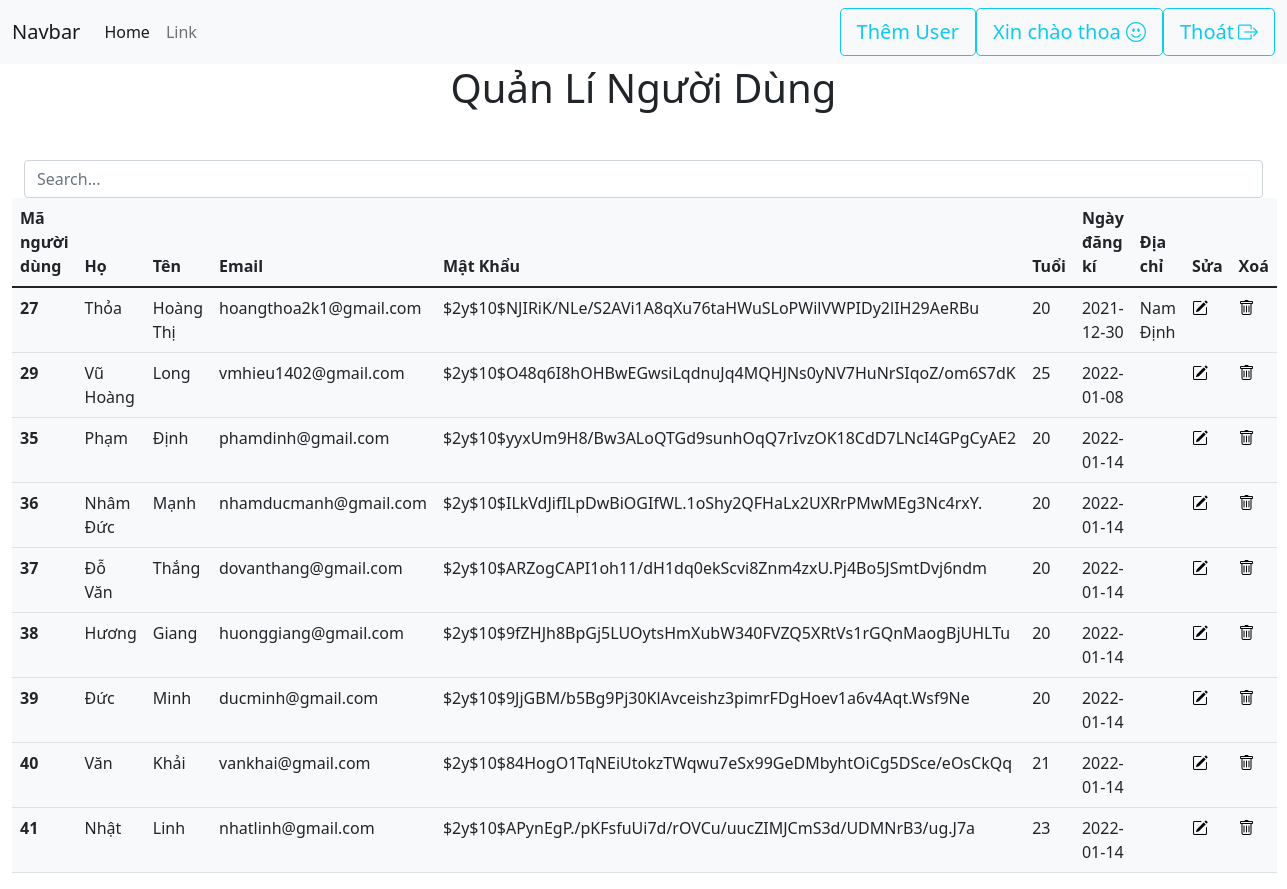
Screenshot of /admins/users.php (signed in) with the database file from the repository.
### tables this page shows
CREATE TABLE `users` (
  `users_id` int(11) NOT NULL,
  `first_name` varchar(40) NOT NULL,
  `last_name` varchar(40) NOT NULL,
  `email` varchar(40) NOT NULL,
  `password` varchar(400) NOT NULL,
  `age` int(11) DEFAULT NULL,
  `registation_date` date DEFAULT current_timestamp(),
  `address` varchar(50) DEFAULT NULL,
  `users_describe` varchar(200) DEFAULT NULL
);

### admins/users.php (the view, shortened to what this page needs)
<!DOCTYPE html>
<html lang="en">
<head>
  <link href="https://cdn.jsdelivr.net/npm/bootstrap@5.1.3/dist/css/bootstrap.min.css" rel="stylesheet">
  <link rel="stylesheet" href="../assets/css/users.css">
  <link rel="stylesheet" href="https://cdn.jsdelivr.net/npm/bootstrap-icons@1.7.2/font/bootstrap-icons.css">
  <link rel="stylesheet" href="https://cdn.jsdelivr.net/npm/bootstrap-icons@1.7.2/font/bootstrap-icons.css">
</head>
<body>
  <div class="header">
    <nav class="navbar navbar-expand-lg navbar-light bg-light">
      <div class="container-fluid">
        <a class="navbar-brand" href="#">Navbar</a>
        <div class="collapse navbar-collapse" id="navbarSupportedContent">
          <ul class="navbar-nav me-auto mb-2 mb-lg-0">
            <li class="nav-item">
              <a class="nav-link active" aria-current="page" href="#">Home</a>
            </li>
            <li class="nav-item">
              <a class="nav-link" href="#">Link</a>
            </li>
          </ul>
          <a href="add_users.php" class="btn btn-lg btn-outline-info">Thêm User</a>
          <a type="button" class="btn btn-lg btn-outline-info">Xin chào <?php echo  $_SESSION['AdminLogin']; ?>
            <i class="bi bi-emoji-smile"></i></a>
          <a type="button" href="adminLogout.php" class="nav-item btn btn-lg btn-outline-info">Thoát<i class="bi bi-box-arrow-right ms-1"></i></a>
        </div>
      </div>
    </nav>
  </div>
  <div id="background" class="container-fluid">
    <div class="container-fluid ">
      <h1 class="text-center mb-5">Quản Lí Người Dùng </h1>
      <input type="text" class=" form-control" id="timkiem"  placeholder="Search..." >
      </div>
      <table class="table bg-light">
        <thead>
          <tr>
            <th scope="col">Mã người dùng</th>
            <th scope="col">Họ</th>
            <th scope="col">Tên</th>
            <th scope="col">Email</th>
            <th scope="col">Mật Khẩu</th>
            <th scope="col">Tuổi</th>
            <th scope="col">Ngày đăng kí</th>
            <th scope="col">Địa chỉ</th>
            <th scope="col">Sửa</th>
            <th scope="col">Xoá</th>
          </tr>
        </thead>
        <tbody>
          <?php
          $conn = mysqli_connect('localhost', 'root', '', 'flickr');
          $sql = "SELECT * FROM users";
          $result = mysqli_query($conn, $sql);
          if (mysqli_num_rows($result) > 0) {
            while ($row = mysqli_fetch_assoc($result)) {
          ?>
              <tr>
                <th scope="row"><?php echo $row['users_id']; ?></th>
                <td><?php echo $row['first_name']; ?></td>
                <td><?php echo $row['last_name']; ?></td>
                <td><?php echo $row['email']; ?></td>
                <td><?php echo $row['password']; ?></td>
                <td><?php echo $row['age']; ?></td>
                <td><?php echo $row['registation_date']; ?></td>
                <td><?php echo $row['address']; ?></td>
                <td><a href="updateUsers.php?id=<?php echo $row['users_id']; ?>"><i class="bi bi-pencil-square text-black"></i></a></td>
                <td><a onclick="return confirm('Bạn chắc chắn muốn xóa?')" href="deleteUsers.php?id=<?php echo $row['users_id']; ?>"><i class="bi bi-trash text-black"></i></a></td>
              </tr>
          <?php
            }
          }
          ?>
        </tbody>
      </table>
    </div>
</body>
</html>

### rows the page displays
users: users_id "27", first_name "Thỏa", last_name "Hoàng Thị", email "hoangthoa2k1@gmail.com", password "$2y$10$NJIRiK/NLe/S2AVi1A8qXu76taHWuSLoPWilVWPIDy2lIH29AeRBu", age "20", registation_date "2021-12-30", address "Nam Định"
users: users_id "29", first_name "Vũ Hoàng", last_name "Long", email "vmhieu1402@gmail.com", password "$2y$10$O48q6I8hOHBwEGwsiLqdnuJq4MQHJNs0yNV7HuNrSIqoZ/om6S7dK", age "25", registation_date "2022-01-08"
users: users_id "35", first_name "Phạm", last_name "Định", email "phamdinh@gmail.com", password "$2y$10$yyxUm9H8/Bw3ALoQTGd9sunhOqQ7rIvzOK18CdD7LNcI4GPgCyAE2", age "20", registation_date "2022-01-14"
users: users_id "36", first_name "Nhâm Đức", last_name "Mạnh", email "nhamducmanh@gmail.com", password "$2y$10$ILkVdJifILpDwBiOGIfWL.1oShy2QFHaLx2UXRrPMwMEg3Nc4rxY.", age "20", registation_date "2022-01-14"
users: users_id "37", first_name "Đỗ Văn", last_name "Thắng", email "dovanthang@gmail.com", password "$2y$10$ARZogCAPI1oh11/dH1dq0ekScvi8Znm4zxU.Pj4Bo5JSmtDvj6ndm", age "20", registation_date "2022-01-14"
users: users_id "38", first_name "Hương", last_name "Giang", email "huonggiang@gmail.com", password "$2y$10$9fZHJh8BpGj5LUOytsHmXubW340FVZQ5XRtVs1rGQnMaogBjUHLTu", age "20", registation_date "2022-01-14"
users: users_id "39", first_name "Đức", last_name "Minh", email "ducminh@gmail.com", password "$2y$10$9JjGBM/b5Bg9Pj30KlAvceishz3pimrFDgHoev1a6v4Aqt.Wsf9Ne", age "20", registation_date "2022-01-14"
users: users_id "40", first_name "Văn", last_name "Khải", email "vankhai@gmail.com", password "$2y$10$84HogO1TqNEiUtokzTWqwu7eSx99GeDMbyhtOiCg5DSce/eOsCkQq", age "21", registation_date "2022-01-14"
users: users_id "41", first_name "Nhật", last_name "Linh", email "nhatlinh@gmail.com", password "$2y$10$APynEgP./pKFsfuUi7d/rOVCu/uucZIMJCmS3d/UDMNrB3/ug.J7a", age "23", registation_date "2022-01-14"

### other values shown
$_SESSION['AdminLogin'] "thoa"
